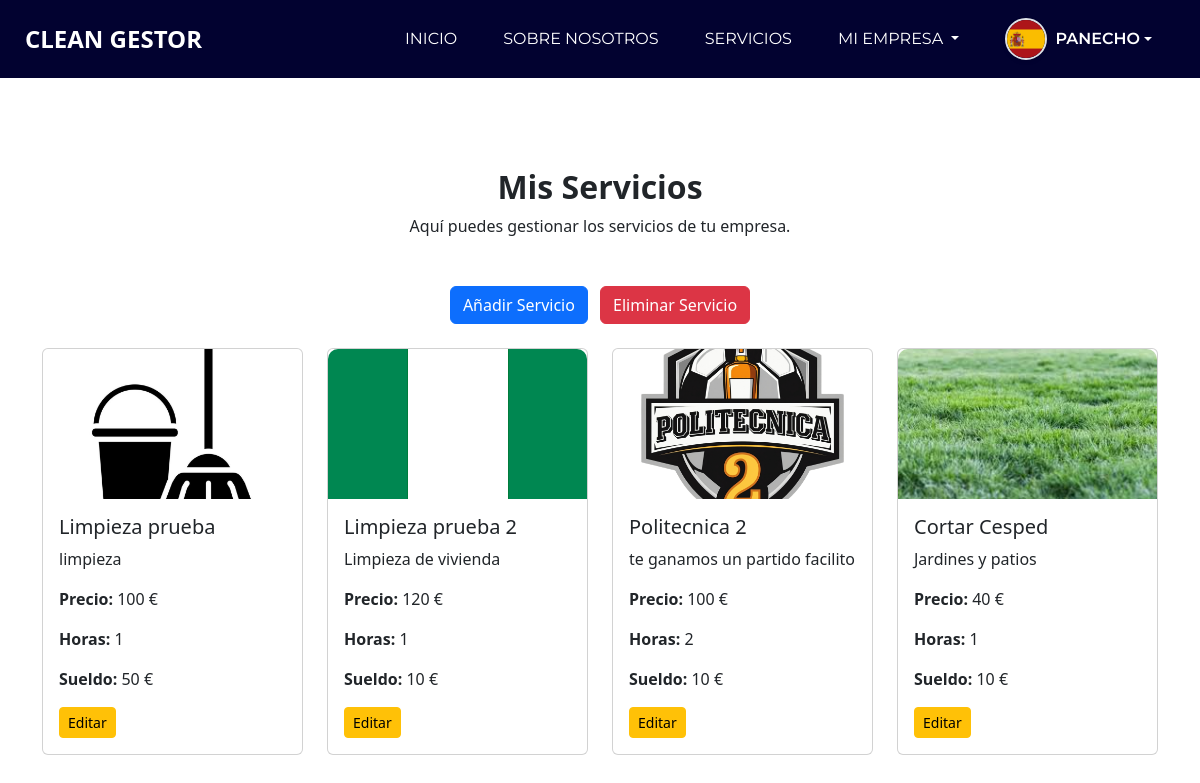
Page /CleanGestor/views/misServicios.php (signed in) on the committed database.
### tables this page shows
CREATE TABLE `servicio` (
  `idServicio` int(11) NOT NULL,
  `precio` int(11) NOT NULL,
  `nombreServicio` varchar(255) NOT NULL,
  `descripcion` text NOT NULL,
  `sueldo` int(11) NOT NULL,
  `horas` int(11) NOT NULL,
  `fotoServicio` varchar(255) DEFAULT NULL,
  `idEmpresa` int(11) NOT NULL
);

### CleanGestor/views/misServicios.php (the view, shortened to what this page needs)
<?php
$conexion = new mysqli("localhost", "root", "", "gestor");
$idEmpresa = $_SESSION['idEmpresa'] ?? null;
$sql = "SELECT idServicio, nombreServicio, descripcion, precio, horas, sueldo, fotoServicio FROM servicio WHERE idEmpresa = ?";
$stmt = $conexion->prepare($sql);
$stmt->bind_param("i", $idEmpresa);
$stmt->execute();
$resultado = $stmt->get_result();
$servicios = [];
while ($fila = $resultado->fetch_assoc()) {
    $servicios[] = $fila;
}
?>
<!DOCTYPE html>
<html lang="en">
<head>
  <link rel="stylesheet" type="text/css" href="../assets/css/bootstrap.css" />
  <link href="../assets/css/font-awesome.min.css" rel="stylesheet" />
  <link href="../assets/css/style.css" rel="stylesheet" />
  <link href="../assets/css/responsive.css" rel="stylesheet" />
  <link rel="stylesheet" href="https://cdnjs.cloudflare.com/ajax/libs/animate.css/4.1.1/animate.min.css">
</head>
<body class="sub_page">
  <div class="hero_area">
    <header class="header_section">
      <div class="container-fluid">
        <?php include_once("navbar.php"); ?>
      </div>
    </header>
  </div>
  <section class="service_section layout_padding">
    <div class="container">
      <div class="mb-5 text-center">
        <h2 class="fw-bold">Mis Servicios</h2>
        <p>
          Aquí puedes gestionar los servicios de tu empresa.
        </p>
      </div>
      <div class="mb-4 text-center">
        <a href="añadir_servicio.php" class="btn btn-primary me-2">Añadir Servicio</a>
        <a href="eliminar_servicio.php" class="btn btn-danger">Eliminar Servicio</a>
      </div>
      <div class="row">
        <?php if (count($servicios) > 0): ?>
          <?php foreach ($servicios as $servicio): ?>
            <div class="col-md-3 col-sm-6 mb-4">
              <div class="card">
                <img
                  src="<?php echo !empty($servicio['fotoServicio']) ? htmlspecialchars($servicio['fotoServicio']) : '../assets/images/default_service.png'; ?>"
                  class="card-img-top"
                  alt="Imagen del servicio"
                  style="width: 100%; height: 150px; object-fit: cover; border-top-left-radius: 10px; border-top-right-radius: 10px;">
                <div class="card-body">
                  <h5 class="card-title"><?php echo htmlspecialchars($servicio['nombreServicio']); ?></h5>
                  <p class="card-text"><?php echo htmlspecialchars($servicio['descripcion']); ?></p>
                  <p class="card-text"><strong>Precio:</strong> <?php echo htmlspecialchars($servicio['precio']); ?> €</p>
                  <p class="card-text"><strong>Horas:</strong> <?php echo htmlspecialchars($servicio['horas']); ?></p>
                  <p class="card-text"><strong>Sueldo:</strong> <?php echo htmlspecialchars($servicio['sueldo']); ?> €</p>
                  <a href="editar_servicio.php?id=<?php echo $servicio['idServicio']; ?>" class="btn btn-warning btn-sm">Editar</a>
                </div>
              </div>
            </div>
          <?php endforeach; ?>
        <?php else: ?>
          <div class="col-md-12">
            <p class="text-center">No hay servicios disponibles por el momento.</p>
          </div>
        <?php endif; ?>
      </div>
    </div>
  </section>
</body>
</html>

### CleanGestor/assets/css/style.css (style rules this page uses)
body { height: auto; min-height: 100%; background: #fff; font-family: 'Montserrat', Arial, sans-serif; overflow-x: hidden; }
.layout_padding { padding: 90px 0; }
a, a:hover, a:focus { text-decoration: none; }
.btn, .btn:focus { outline: none !important; -webkit-box-shadow: none; box-shadow: none; }
.hero_area { position: relative; background-color: #020230; height: auto !important; overflow: visible !important; min-height: 100vh; display: -webkit-box; display: -ms-flexbox; display: flex; -webkit-box-orient: vertical; -webkit-box-direction: normal; -ms-flex-direction: column; flex-direction: column; }
.sub_page .hero_area { min-height: auto; }
.header_section .container-fluid { padding-right: 25px; padding-left: 25px; }
.service_section { position: relative; }
.btn-danger { font-size: 0.9rem; }

### CleanGestor/assets/css/responsive.css (style rules this page uses)
@media (min-width: 1200px) { .container { max-width: 1170px; } }

### rows in the picture
servicio: nombreServicio "Limpieza prueba", descripcion "limpieza", precio "100", horas "1", sueldo "50"
servicio: fotoServicio (picture), nombreServicio "Limpieza prueba 2", descripcion "Limpieza de vivienda", precio "120", horas "1", sueldo "10"
servicio: fotoServicio (picture), nombreServicio "Politecnica 2", descripcion "te ganamos un partido facilito", precio "100", horas "2", sueldo "10"
servicio: fotoServicio (picture), nombreServicio "Cortar Cesped", descripcion "Jardines y patios", precio "40", horas "1", sueldo "10"

### other values in the picture
$_SESSION['nombre'] "PANECHO"
